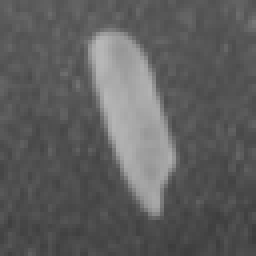
#> input picture Semana 01/onerice.bmp, 64 x 64 px, found by its file name (shown 4 times larger)
$ jupyter execute 'Lab_1_PDI_Segmentación_arroz_completo.ipynb'   (shell and % lines are left out)
#> lines starting #> are read from the running program, lines starting #| are printed output that depends on the picture; after the words box and inside, x2 and y2 are one past the last pixel; in counts of white or black regions, pixels touching at a corner belong together; long printed decimals are rounded
<a href="https://colab.research.google.com/github/sfmoram/PDI-SM/blob/main/Lab_1_PDI_Segmentaci%C3%B3n_arroz_completo.ipynb" target="_parent"></a>

# <font color='darkred'> Bienvenido a su primer laboratorio </font>

**En este laboratorio aplicará una segmentación básica por umbral sobre dos imagenes distintas. Fíjese muy bien en las funciones ya que las utilizara recurrentemente dentro del curso**

# <font color='darkred'> Carga de una imágen desde Dropbox </font>

<font color='dimgray'>La siguiente línea de código utiliza el comando wget para descargar un archivo de internet. En este caso, el archivo que se descargará es "onerice.bmp" desde la URL "https://www.dropbox.com/s/jlhrh1else0wr5c/onerice.bmp".</font>

<font color='dimgray'>Una vez que se ejecute esta línea de código, el archivo "onerice.bmp" se descargará y estará disponible en el directorio actual donde se esté ejecutando el código.</font>

<font color='dimgray'>Esto lo usaremos en la mayoría de laboratorios.</font>

# <font color='darkred'> Importación de Librerías

<font color='dimgray'>Estas líneas de código importan bibliotecas y módulos necesarios para trabajar con imágenes utilizando Python.

<font color='dimgray'>Estas importaciones son comunes al trabajar con imágenes en Python, ya que NumPy se utiliza para manipular los datos de la imagen, OpenCV para leer y procesar la imagen, y Matplotlib para mostrar la imagen o visualizar los resultados.

[cell 1]
import numpy as np
from cv2 import imread
import matplotlib.pyplot as plt

# <font color='darkred'> Lectura y despliegue de la imagen

<font color='dimgray'> Este código carga la imagen desde el archivo "onerice.bmp" utilizando la función imread de OpenCV, la muestra utilizando imshow de Matplotlib y luego muestra la imagen en una ventana utilizando show.

[cell 2]
img = imread('onerice.bmp')
#> img is the input picture: shape (64, 64, 3); min 59, max 183, mean 94.1
plt.imshow(img)
plt.show()

# <font color='darkred'> Función que nos dice cómo es la imagen

<font color='dimgray'> El código define la función comoes, que imprime información básica sobre una imagen, como su tamaño, el valor máximo de los píxeles y el valor mínimo de los píxeles. Luego, se llama a la función utilizando una imagen específica (img) para obtener la información de esa imagen.

[cell 3]
def comoes(img):
  print('size = ',img.shape)
#| size =  (64, 64, 3)
  print('max  = ',np.max(img))
#| max  =  183
  print('min  = ',np.min(img))
#| min  =  59

comoes(img)

# <font color='darkred'> Selección del primer canal de la imagen

 Selecciona el primer canal de color de la imagen img para obtener una representación en escala de grises, muestra información sobre la imagen en escala de grises, muestra la imagen en escala de grises y luego la muestra en una ventana o en el entorno de visualización actual.

[cell 4]
X = img[:,:,0]
comoes(X)
#| size =  (64, 64)
#| max  =  183
#| min  =  59
plt.imshow(X,cmap='gray')
plt.show()

# <font color='darkred'> Función de Segmentación por Umbral

Este código define una función llamada "segmenta" que toma una imagen en escala de grises X y un valor de umbral t. La función realiza un proceso de segmentación, donde los píxeles de la imagen que superan el umbral t se asignan al valor máximo (255) y los demás píxeles se asignan a cero. Además, imprime el área de la región segmentada y devuelve la imagen segmentada.

[cell 5]
def segmenta(X,t):
#> called with t = 120
  (N,M) = X.shape
#> N = 64; M = 64
  Y = np.zeros((N,M))
  area = 0
  for i in range(N):
    for j in range(M):
      if X[i,j] > t:
        Y[i,j] = 255
        area = area + 1
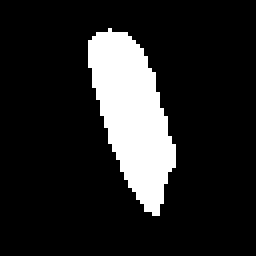
#> Y: shape (64, 64) float64 (shown 4 times larger); 14.6% white; 1 white region, box (x1, y1, x2, y2) and area: (22, 7, 44, 54) 597
#> after the loop, area = 597
  print('area = ',area)
#| area =  597
  return Y

# <font color='darkred'> Segmentación

Segmenta la imagen en escala de grises X utilizando un umbral de 120 y asigna la imagen segmentada a la variable Y. Luego, muestra información sobre la imagen segmentada, muestra la imagen segmentada en una ventana o en el entorno de visualización actual.

[cell 6]
Y = segmenta(X,120) #un buen umbral es 120
comoes(Y)
#| size =  (64, 64)
#| max  =  255.0
#| min  =  0.0
plt.imshow(Y)
plt.show()

[cell 7]
def calcula_centroide(Y):
  sum_x = 0
  sum_y = 0
  total_puntos = 0
  (N,M) = Y.shape
#> N = 64; M = 64
  for i in range(N):
    for j in range(M):
      if Y[i,j] == 255:
        sum_x = sum_x + i
        sum_y = sum_y + j
        total_puntos = total_puntos + 1
#> after the loop, sum_x = 16895; sum_y = 19525; total_puntos = 597
  centroid_x = sum_x / total_puntos
#> centroid_x = 28.3
  centroid_y = sum_y / total_puntos
#> centroid_y = 32.71
  return centroid_x, centroid_y

# Ahora, puedes llamar a esta función con tu imagen segmentada
cx, cy = calcula_centroide(Y)
#> cx = 28.3; cy = 32.71
print('El centroide de la imagen segmentada se encuentra en (', cx, ',', cy, ')')
#| El centroide de la imagen segmentada se encuentra en ( 28.300 , 32.705 )

[cell 8]
import matplotlib.patches as patches

def dibuja_centroide(img, centroide):
#> called with centroide = (28.3, 32.71)
  fig, ax = plt.subplots(1)
  ax.imshow(img, cmap='gray')
  plt.scatter(centroide[1], centroide[0], c='r', s=100)  # Ponemos el círculo en el centroide
  plt.show()
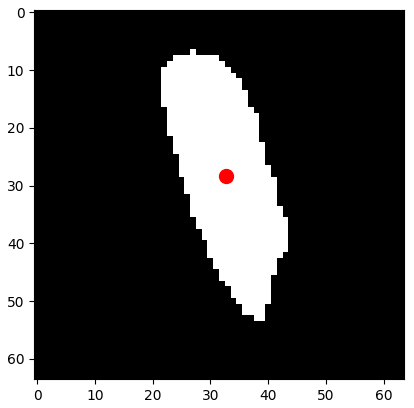
#> figure drawn by matplotlib, 1 panel

# Ahora, puedes llamar a esta función con tu imagen y el centroide
dibuja_centroide(Y, (cx, cy))

# <font color='darkgreen'> Segunda parte: Un ejemplo más complejo

# <font color='darkgreen'> Cargar la imagen

Carga una imagen del archivo "rices.png", extrae un canal de color específico de la imagen, muestra información sobre ese canal de color, muestra el canal de color en escala de grises y luego muestra el canal de color en una ventana o en el entorno de visualización actual.

[cell 9]
img2 = imread('rices.png')
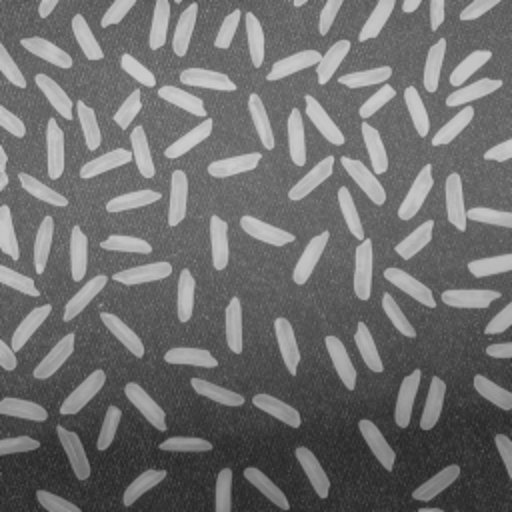
#> input picture Semana 01/rices.png, 512 x 512 px, found by its file name
#> img2 is the input picture: shape (512, 512, 3); min 38, max 207, mean 111.3
plt.show()
R2= img2[:,:,0]
comoes(R2)
#| size =  (512, 512)
#| max  =  207
#| min  =  38
plt.imshow(R2,cmap='gray')
plt.show()

# <font color='darkgreen'> Como el fondo no tiene iluminación constante, entonces un umbral global para toda la imagen no funciona bien.

# <font color='red'> Debe probar con 90, 110, 130 y 150

[cell 10]
Y2 = segmenta(R2,150)
#> call 2 of segmenta, with t = 150
#> after the loop in segmenta (call 2), `for i in range(N):`:
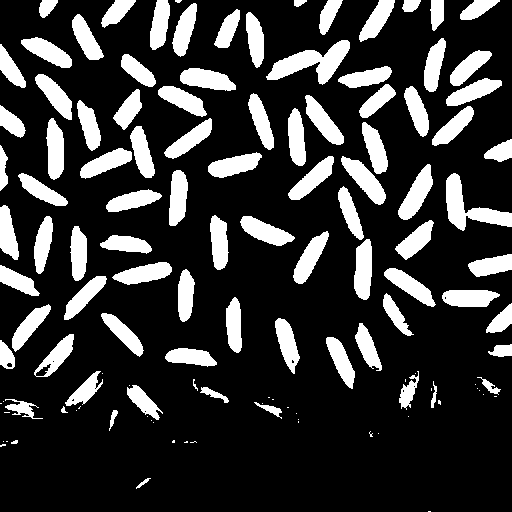
#> Y: shape (512, 512) float64; 21.1% white; 127 white regions (37 under 20 px), largest, box (x1, y1, x2, y2) and area: (266, 40, 350, 85) 1608, (446, 173, 512, 231) 1450, (398, 164, 433, 220) 921
#| area =  55395
plt.imshow(Y2,cmap='gray')
plt.show()

# <font color='darkgreen'> Definición de imagen con fondo homogéneo

Obtiene las dimensiones de R2 y las asigna a las variables N y M.

Crea una nueva matriz Xm del mismo tamaño que R2 y realiza un ajuste del mínimo en cada fila de la matriz X mediante la resta del valor mínimo de cada fila.

Al restar el valor mínimo de cada fila, se desplazan los valores de los píxeles de manera que el valor mínimo de cada fila se convierte en cero. Esto puede ayudar a realzar detalles y estructuras en la imagen, especialmente cuando hay variaciones significativas en los valores de los píxeles a lo largo de las filas.

[cell 11]
(N,M) = R2.shape
#> N = 512; M = 512
Xm = np.zeros((N,M),np.uint8)

for i in range(N):
  xmin = np.min(R2[i,:])
  Xm[i,:] = R2[i,:] - xmin
#> this loop made 512 passes
#> xmin on passes 1 to 3: 80, 84, 86
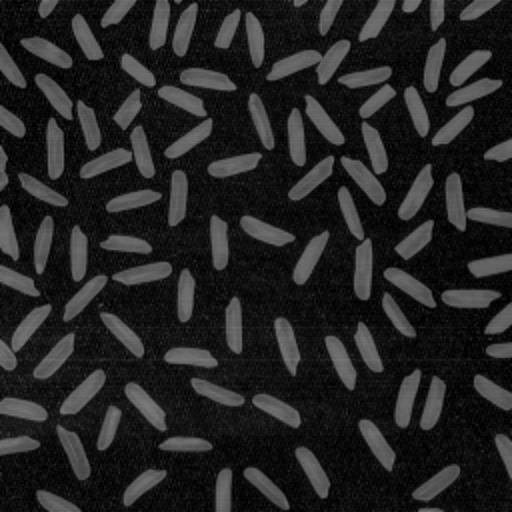
#> Xm: shape (512, 512); min 0, max 123, mean 36

plt.imshow(Xm,cmap='gray')
plt.show()

# <font color='darkgreen'> Segmentación

[cell 12]
Y3 = segmenta(Xm,60)
#> call 3 of segmenta, with t = 60
#> after the loop in segmenta (call 3), `for i in range(N):`:
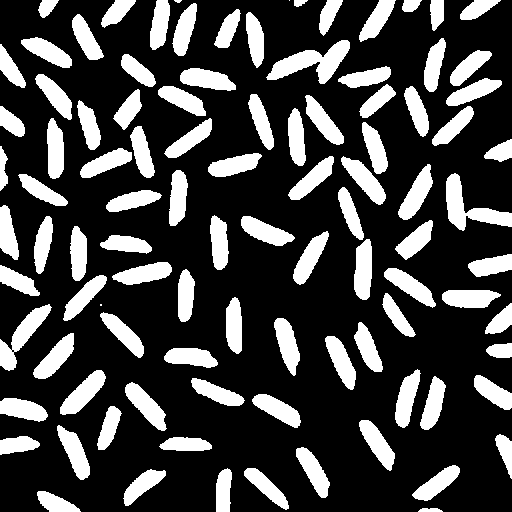
#> Y: shape (512, 512) float64; 26.1% white; 100 white regions (3 under 20 px), largest, box (x1, y1, x2, y2) and area: (266, 40, 350, 84) 1585, (446, 173, 512, 231) 1435, (0, 304, 52, 371) 1146
#| area =  68445
plt.imshow(Y3,cmap='gray')
plt.show()

[cell 13]
from skimage.measure import label

# Aplica la función de etiquetado a la imagen segmentada
labels = label(Y3)
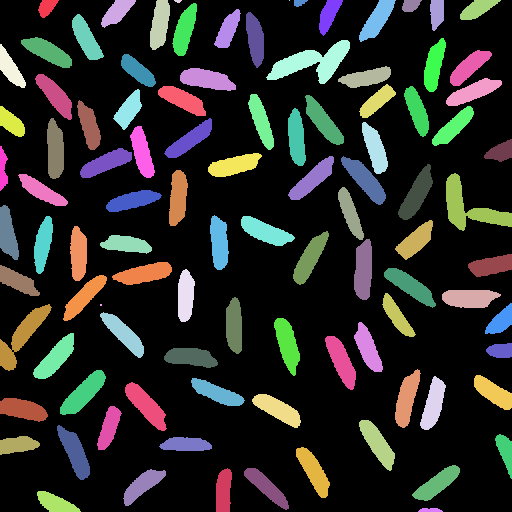
#> labels: shape (512, 512) int64; 101 distinct labels, from 0 to 100; one colour per label, 0 black

# Cuenta el número de granos de arroz usando el número máximo de etiquetas
num_grains = labels.max()
#> num_grains = 100

print('Número de granos de arroz:', num_grains)
#| Número de granos de arroz: 100

# <font color='darkorange'> Tercera parte: Otro ejemplo - Rx

[cell 14]
img3 = imread('Rx1.jpg')
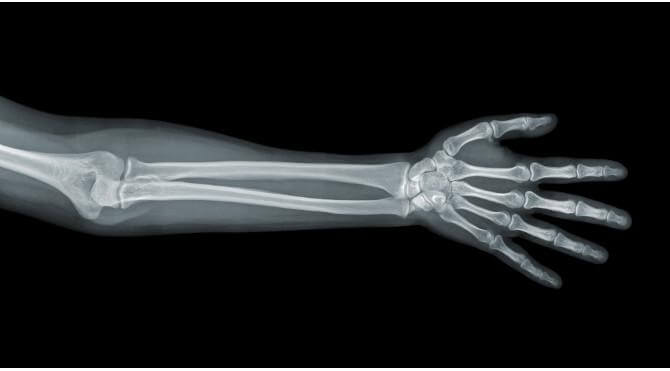
#> input picture Semana 01/Rx1.jpg, 670 x 371 px, found by its file name
#> img3 is the input picture: shape (371, 670, 3); mean B, G, R 33.7, 32.7, 30.6
plt.imshow(img3)
plt.show()

# Suponemos que también quieres trabajar con el canal rojo de la imagen
R3= img3[:,:,0]
comoes(R3)
#| size =  (371, 670)
#| max  =  255
#| min  =  0
plt.imshow(R3,cmap='gray')
plt.show()

[cell 15]
# Aplica la segmentación con un umbral que debes definir de acuerdo a esta nueva imagen
# He dejado el valor de 150 como ejemplo, pero puedes ajustarlo según las características de la imagen
Y3 = segmenta(R3,120)
#> call 4 of segmenta, with t = 120
#> after the loop in segmenta (call 4), `for i in range(N):`:
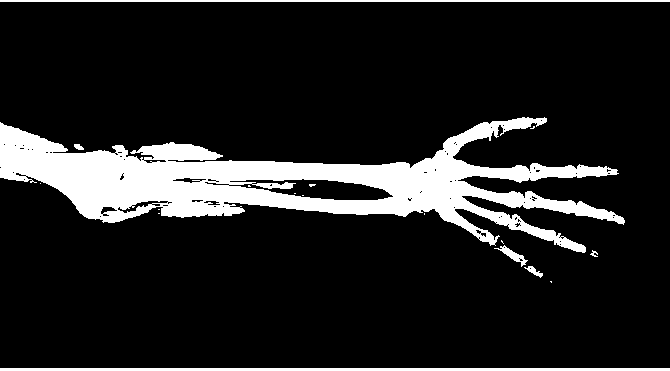
#> Y: shape (371, 670) float64; 13.5% white; 18 white regions (11 under 20 px), largest, box (x1, y1, x2, y2) and area: (0, 117, 625, 253) 29682, (0, 368, 670, 371) 2010, (0, 0, 670, 2) 1340
#| area =  33437
plt.imshow(Y3,cmap='gray')
plt.show()

# De nuevo, asumimos que quieres restar el mínimo de cada fila a esa fila.
(N,M) = R3.shape
#> N = 371; M = 670
Xm = np.zeros((N,M),np.uint8)

for i in range(N):
  xmin = np.min(R3[i,:])
  Xm[i,:] = R3[i,:] - xmin
#> this loop made 371 passes
#> xmin on passes 1 to 3: 254, 254, 0
#> Xm: shape (371, 670)

plt.imshow(Xm,cmap='gray')
plt.show()

# Finalmente, volvemos a segmentar la imagen después de restar los mínimos
Y4 = segmenta(Xm,60)
#> after the loop in segmenta (call 5), `for i in range(N):`:
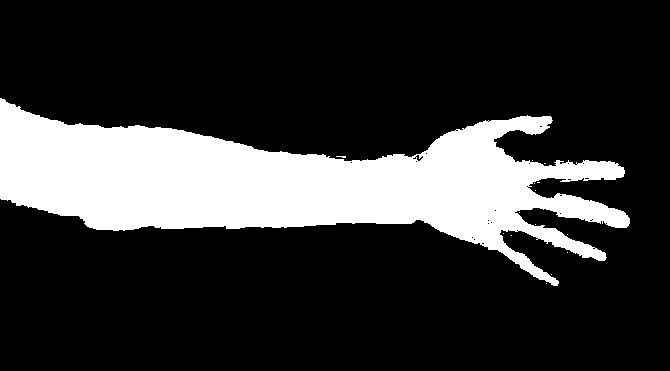
#> Y: shape (371, 670) float64; 21.1% white; 15 white regions (14 under 20 px), largest, box (x1, y1, x2, y2) and area: (0, 98, 630, 286) 52321
#| area =  52351
plt.imshow(Y4,cmap='gray')
plt.show()
